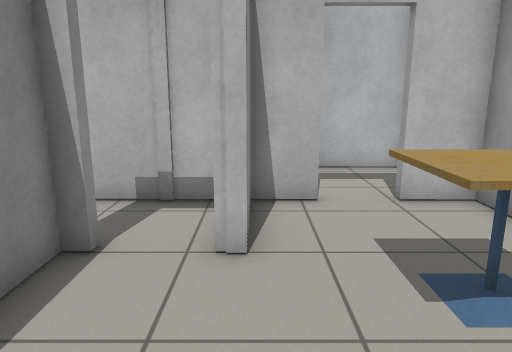
[1] (above)

23 first-person views from a walk through a robot-simulator world made for Gazebo. The camera is 1.1 m above the floor, tilts 12° down and sees 70° across. The floor is counted in squares, 0.5 m on a side. Each view is taken from the middle of a square. On the plan, view 1 faces up. The plan holds only what a view shows up to about 20 squares ahead; the rest is blank. Some stock models are drawn as simple stand-ins.

[2]
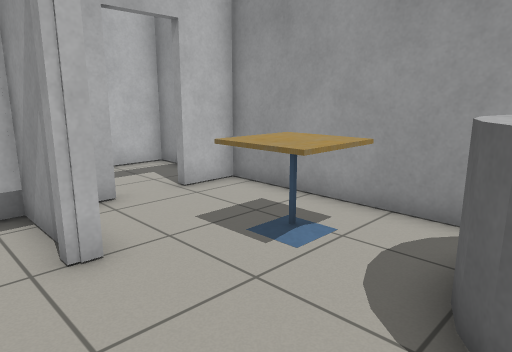

[3]
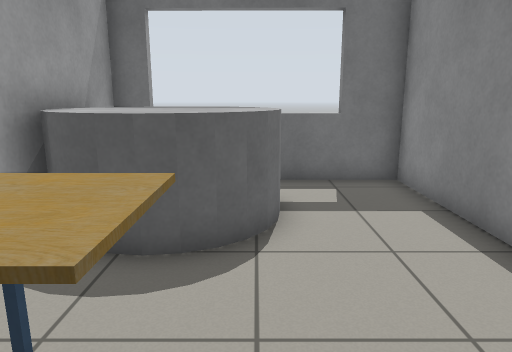

[4]
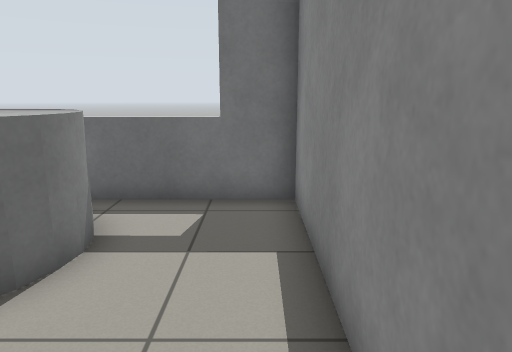

[5]
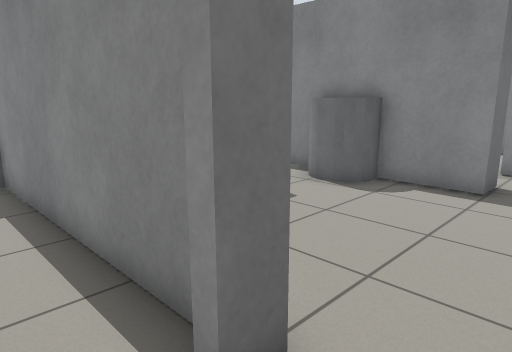

[6]
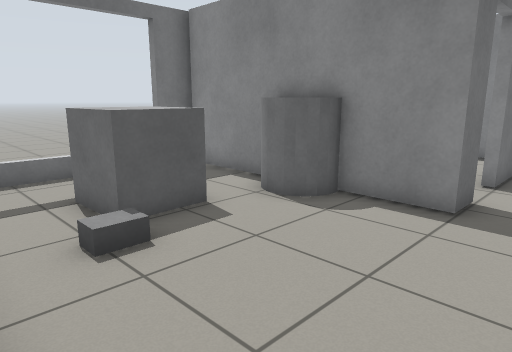

[7]
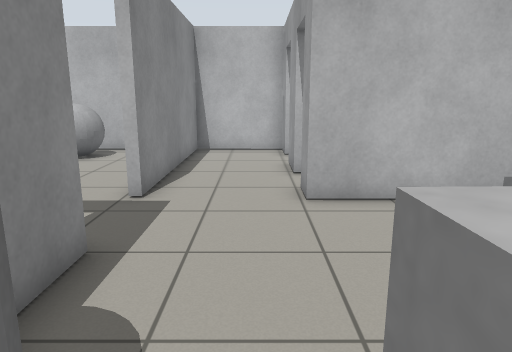

[8]
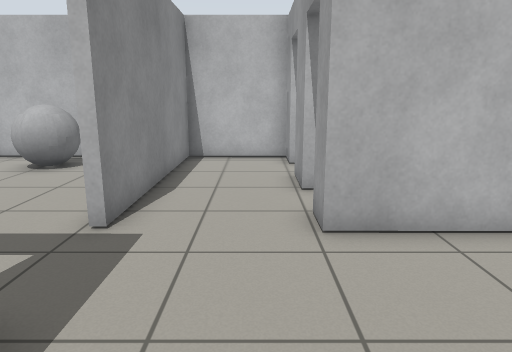

[9]
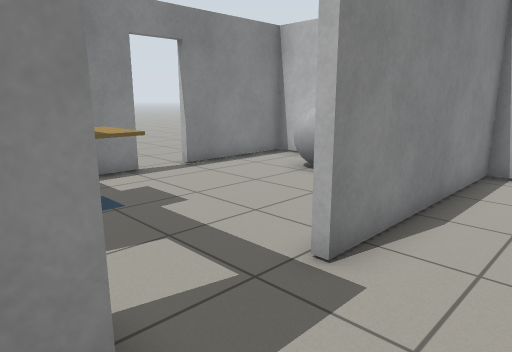

[10]
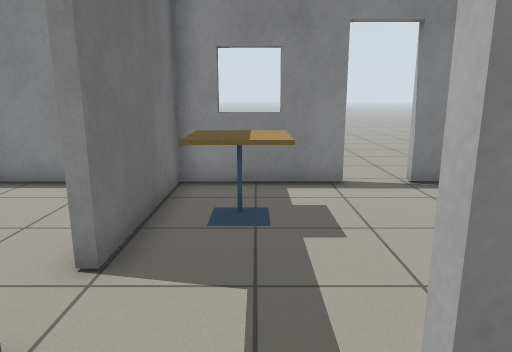

[11]
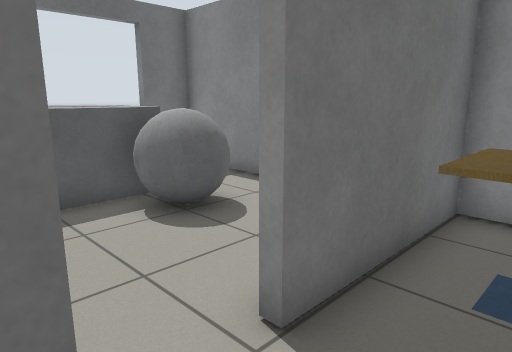

[12]
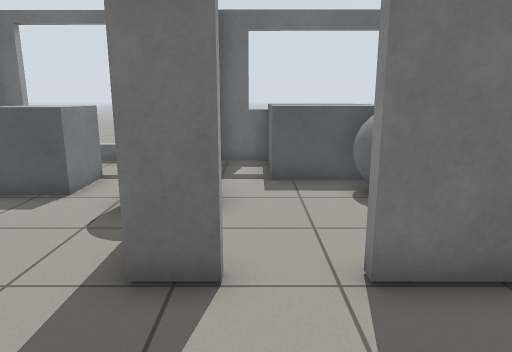

[13]
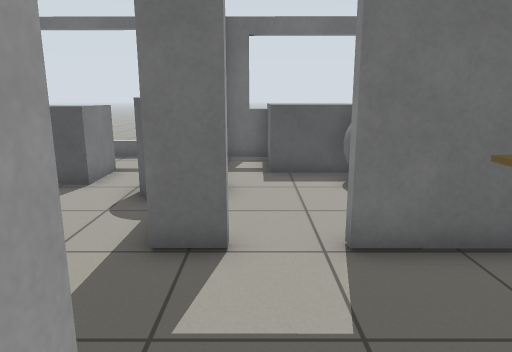

[14]
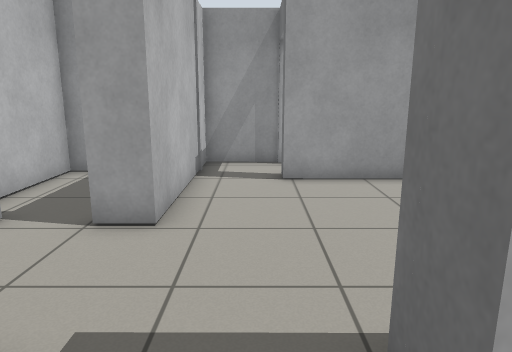

[15]
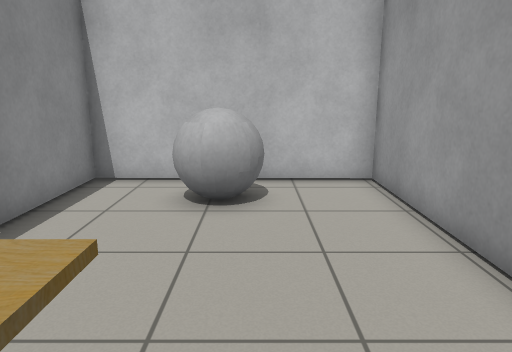

[16]
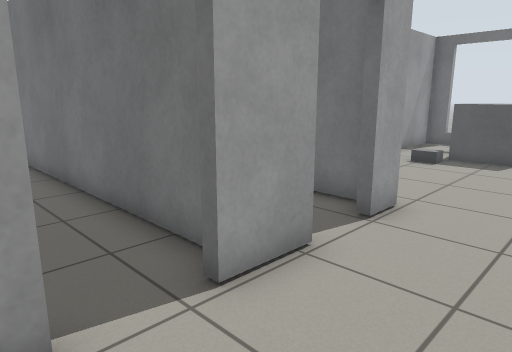

[17]
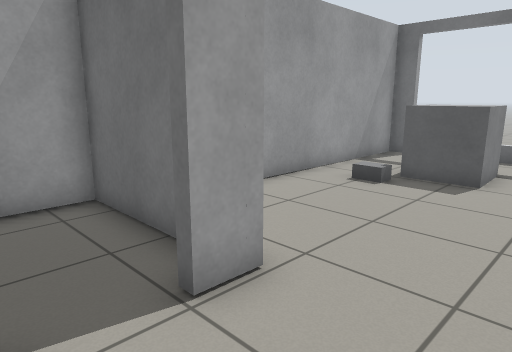

[18]
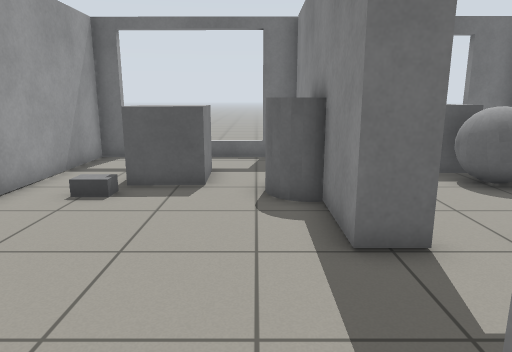

[19]
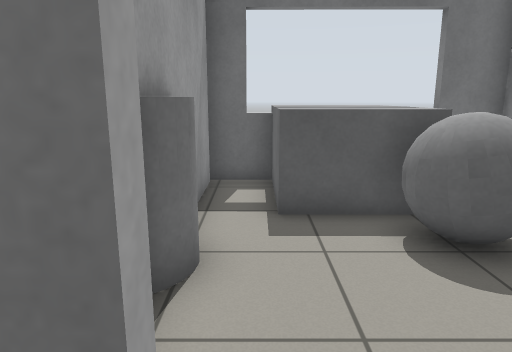

[20]
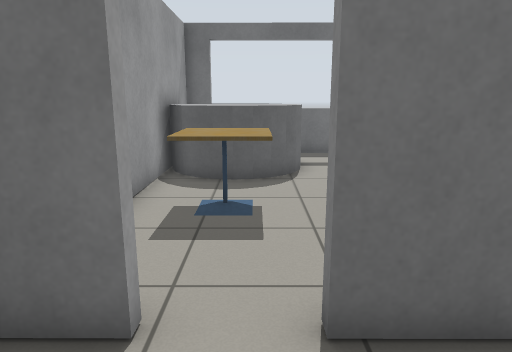

[21]
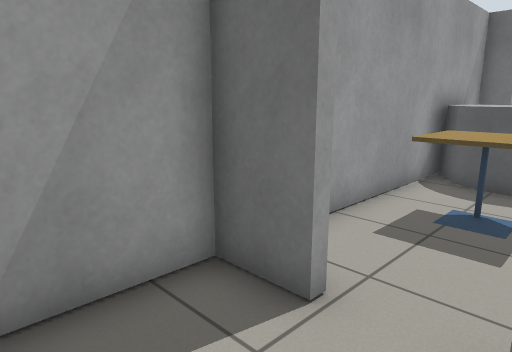

[22]
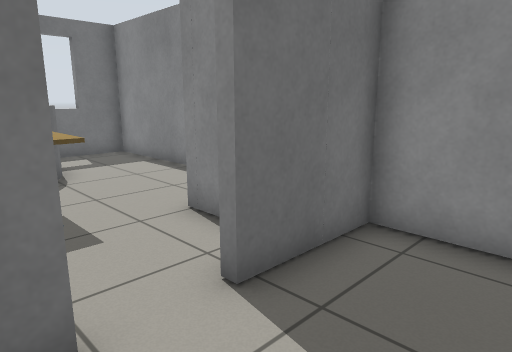

[23]
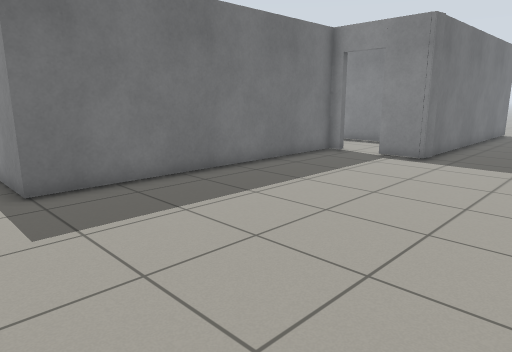

### Floor plan
Points are (right, up) in squares from view 1. A wall is a line through its corners. A room is listed if a view was taken in it or the views show most of it. See-through windows are left out.
Room 1 (views 1, 2, 3, 4)
walls: (-2.3, 4.9) (-2.8, 4.9) (-2.9, -3.8) (1.7, -3.8); (3.8, -3.8) (4.7, -3.8) (4.8, 7.7) (3.1, 7.7); (1.3, 7.7) (-0.1, 7.7) (-0.1, 4.9) (-0.7, 4.9)
ways out: open door at (-1.5, 5) to room 2; open door at (2.5, 8) to room 4
objects: grey cylinder (1, -3) to (4, 1); cafe table (2, 3) to (3, 4)
Room 2 (views 5, 6, 7, 8, 9, 10, 11, 16, 17, 18)
walls: (-11.6, 5) (-10.4, 4.9) (-10.5, -3.6); (-6.9, 10.6) (-6.9, 12.6); (-0.4, 4.8) (-0.4, 7.7) (-6.9, 7.7) (-6.9, 8.9); (-11, -3.7) (-3.2, -3.8) (-3.1, 5.3) (-2.3, 5.2); (-6.9, 14.2) (-6.9, 15.7) (-10.6, 15.7); (-10.4, 15.8) (-10.4, 7.9)
ways out: open door at (-1.5, 5) to room 1; opening at (-11, 6.5) to room 3; open door at (-7, 13.5) to room 5; open door at (-7, 9.5) to room 7
objects: grey cylinder (-11, 1) to (-9, 2); grey box (-7, -1) to (-6, 1); grey box (-5, 2)
Room 3 (views 12, 13, 14, 15, 19)
walls: (-18.4, 9.3) (-18.4, 5) (-13.4, 5); (-10.9, 7.9) (-10.8, 15.7) (-18.4, 15.8) (-18.4, 11.1)
ways out: opening at (-11, 6.5) to room 2; open door at (-18.7, 10.3) to room 5; open door at (-12.5, 5) to room 6
objects: cafe table (-16, 6) to (-15, 7); grey ball (-16, 13) to (-14, 14)
Room 4 (views 20, 21, 22)
walls: (-1.8, 10.3) (-1.8, 8) (1.3, 8); (3.1, 8) (4.8, 8) (4.8, 11.6) (2, 11.6)
ways out: open door at (2.5, 8) to room 1
Room 5 (view 23)
walls: (-7.3, 16.1) (-6.6, 16) (-6.6, 14.2); (-6.6, 12.6) (-6.6, 12) (5.1, 11.9) (5.1, 9.6); (-17.3, 16.1) (-6.6, 16)
ways out: open door at (-7, 13.5) to room 2; open door at (-18.7, 10.3) to room 3; opening at (-20, 10)
Room 6 (no view inside)
walls: (-10.9, 1.6) (-10.9, 2.1); (-12.5, -3.7) (-11, -3.7); (-18.4, 3.7) (-18.5, -3.7) (-16.8, -3.7); (-10.9, -3.6) (-10.9, 0.7)
ways out: open door at (-12.5, 5) to room 3
objects: grey ball (-16, 0) to (-15, 1); grey box (-15, -5) to (-13, -1)
Room 7 (no view inside)
walls: (-6.2, 8.1) (-2.1, 8) (-2.1, 11.6) (-5.2, 11.7)
ways out: open door at (-7, 9.5) to room 2

Where each view was taken, in squares from view 1:
view 1: 0 up, 0 right, facing up
view 2: 0 up, 2 left, facing up-right
view 3: 6 up, 1 right, facing down
view 4: 4 up, 2 left, facing down
view 5: 7 up, 1 left, facing down-left
view 6: 7 up, 3 left, facing down-left
view 7: 0 up, 8 left, facing up
view 8: 2 up, 8 left, facing up
view 9: 4 up, 8 left, facing up-left
view 10: 7 up, 9 left, facing left
view 11: 7 up, 11 left, facing down-left
view 12: 9 up, 12 left, facing down
view 13: 10 up, 12 left, facing down
view 14: 6 up, 13 left, facing right
view 15: 6 up, 14 left, facing up
view 16: 15 up, 10 left, facing down-right
view 17: 11 up, 10 left, facing down-right
view 18: 10 up, 9 left, facing down
view 19: 6 up, 12 left, facing down
view 20: 11 up, 2 right, facing down
view 21: 11 up, 1 right, facing down-right
view 22: 11 up, 4 right, facing down-left
view 23: 21 up, 7 right, facing down-left
